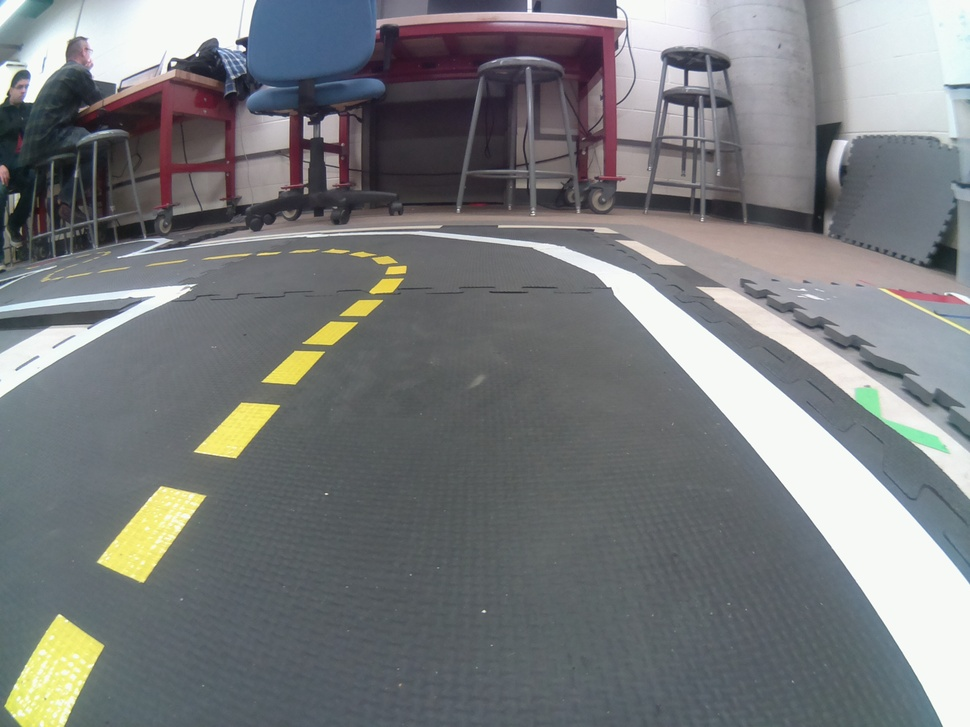
#> input picture doc/out.jpg, 970 x 727 px, shrunk from 2592 x 1944 before the run
$ python opencvscript.py
#> lines starting #> are read from the running program, lines starting #| are printed output that depends on the picture; after the words box and inside, x2 and y2 are one past the last pixel; in counts of white or black regions, pixels touching at a corner belong together
# -*- coding: utf-8 -*-
"""
Created on Mon Nov 26 10:29:52 2018
Color detection
@author: 2jzyz
"""
# import the necessary packages
import cv2
import numpy as np
from matplotlib import pyplot as plt

# load the image
image = cv2.imread("out.jpg")
#> image is the input picture: shape (727, 970, 3); mean B, G, R 124.7, 123.1, 120.6
# Convert BGR to HSV
hsv = cv2.cvtColor(image, cv2.COLOR_BGR2HSV)
#> hsv: shape (727, 970, 3); mean H, S, V 96.8, 30.6, 129.7
# convert to RGB
rgb = cv2.cvtColor(image, cv2.COLOR_BGR2RGB)

#display image
plt.imshow(rgb)
plt.show()

#RGB
#(lower, upper) = ([25, 146, 190], [62, 174, 250]) #RGB
(lower1, upper1) =([25,140,100],[45,255,255])
(lower2, upper2) =([20, 100, 100],[30, 255, 255])
# create NumPy arrays from the boundaries
print("range 1:\n")
lower = np.array(lower1, dtype = "uint8")
upper = np.array(upper1, dtype = "uint8")
# find the colors within the specified boundaries and apply
# the mask
mask = cv2.inRange(hsv, lower, upper)
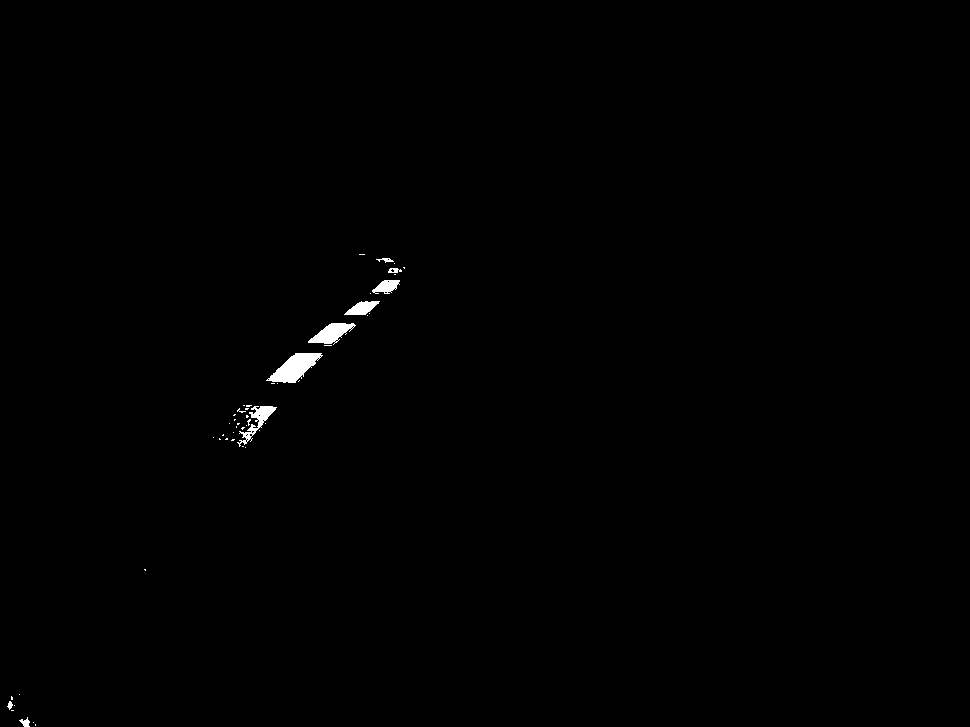
#> mask: shape (727, 970); 0.39% white; 50 white regions (41 under 20 px), largest, box (x1, y1, x2, y2) and area: (266, 353, 323, 383) 889, (308, 323, 356, 345) 551, (237, 406, 277, 447) 457
output = cv2.bitwise_and(hsv, image, mask = mask)
#> output: shape (727, 970, 3); mean H, S, V 0.1, 0.5, 0.9
# show result image
plt.imshow(output)
plt.show()

print("range 2:\n")
lower = np.array(lower2, dtype = "uint8")
upper = np.array(upper2, dtype = "uint8")
# find the colors within the specified boundaries and apply
# the mask
mask = cv2.inRange(hsv, lower, upper)
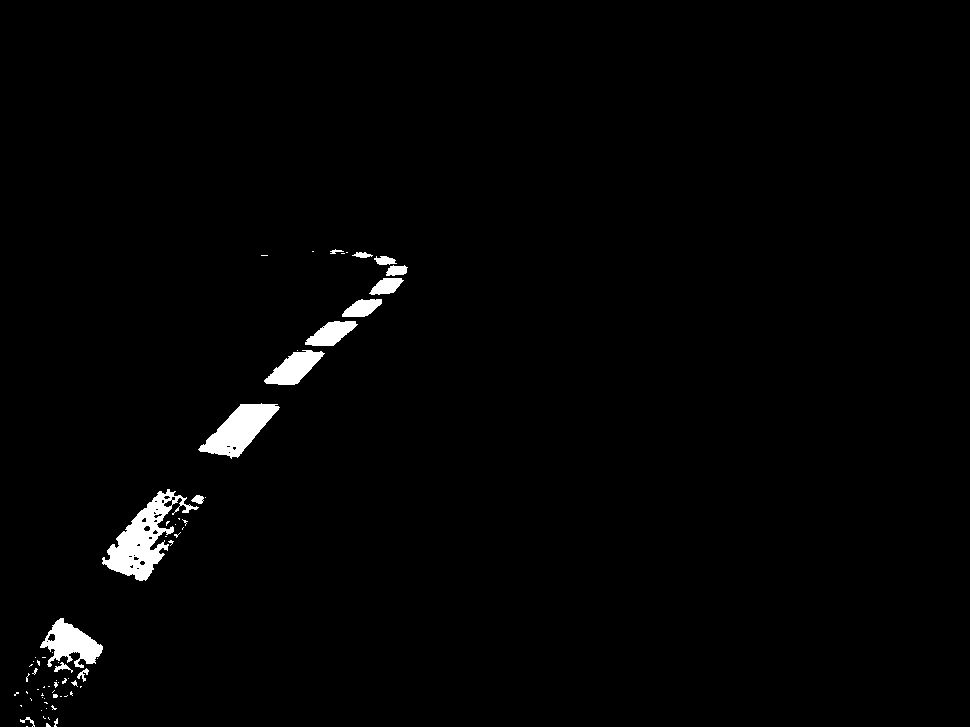
#> mask: shape (727, 970); 1.5% white; 70 white regions (53 under 20 px), largest, box (x1, y1, x2, y2) and area: (102, 489, 199, 581) 3166, (198, 403, 280, 459) 2200, (40, 618, 103, 668) 1586
output = cv2.bitwise_and(hsv, image, mask = mask)
#> output: shape (727, 970, 3); mean H, S, V 0.2, 1.8, 3.5
# show result image
plt.imshow(output)
plt.show()

#canny edge detection
canny_thresholds = [80,200]
edges = cv2.Canny(image, canny_thresholds[0], canny_thresholds[1], apertureSize = 3)
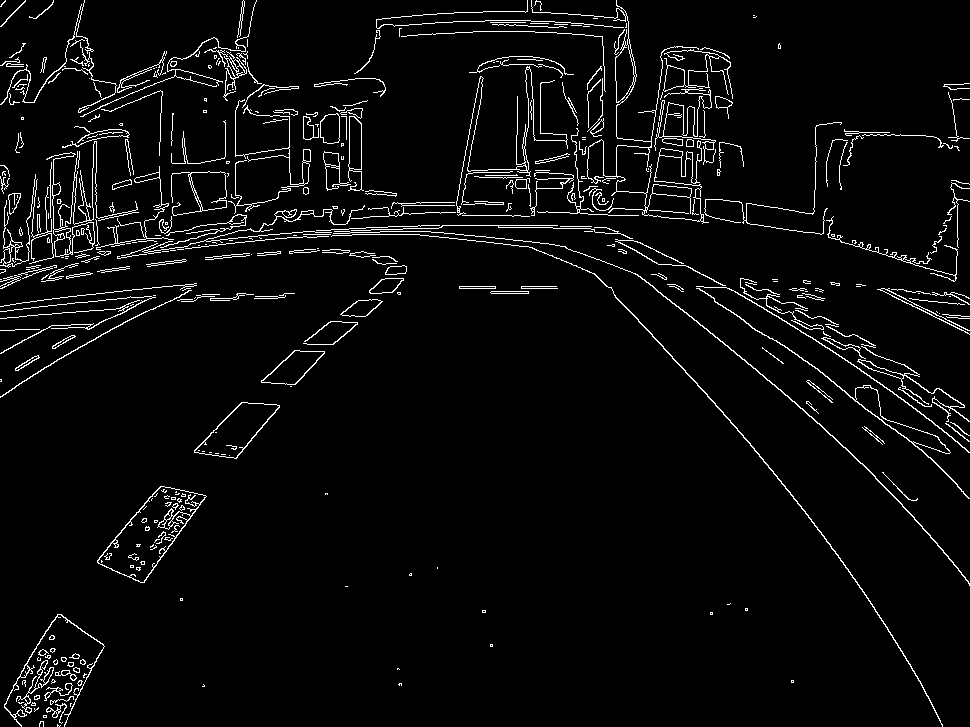
#> edges: shape (727, 970); 4.1% white in thin lines or dots
edge_colored = cv2.bitwise_and(hsv, image,mask = edges)
#> edge_colored: shape (727, 970, 3); mean H, S, V 1.8, 0.9, 5.1
plt.imshow(edge_colored)
plt.show()
